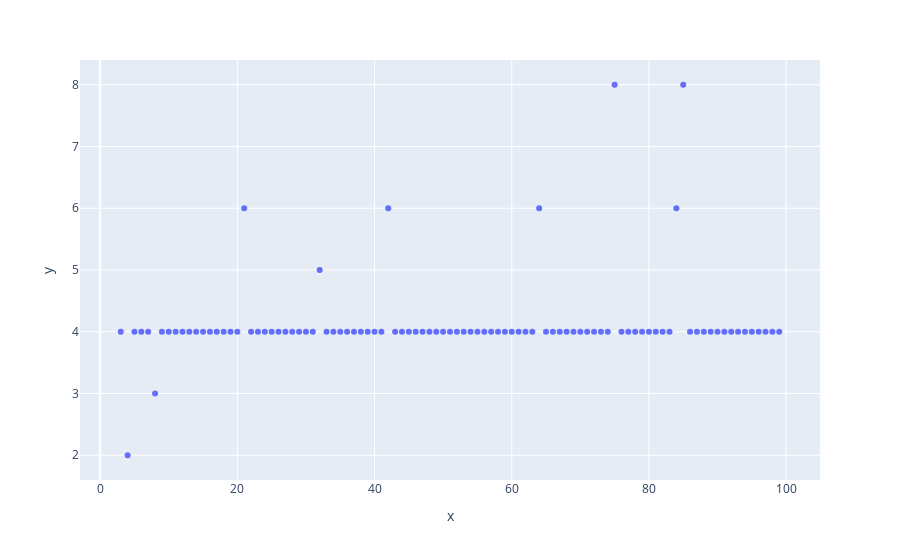

Here is the notebook cell this chart was saved with:
### Code cell
a = range(3,100)
b = [plot_path(x) for x in a]
px.scatter(x=a,y=b)

### Figure 1 — Plotly figure (JSON) as saved in the notebook; plotly's stock layout.template omitted (floating-point values rounded to 4 significant figures)
{"data": [{"hovertemplate": "x=%{x}<br>y=%{y}<extra></extra>", "legendgroup": "", "marker": {"color": "#636efa", "symbol": "circle"}, "mode": "markers", "name": "", "orientation": "v", "showlegend": false, "type": "scatter", "x": [3, 4, 5, 6, 7, 8, 9, 10, 11, 12, 13, 14, 15, 16, 17, 18, 19, 20, 21, 22, 23, 24, 25, 26, 27, 28, 29, 30, 31, 32, 33, 34, 35, 36, 37, 38, 39, 40, 41, 42, 43, 44, 45, 46, 47, 48, 49, 50, 51, 52, 53, 54, 55, 56, 57, 58, 59, 60, 61, 62, 63, 64, 65, 66, 67, 68, 69, 70, 71, 72, 73, 74, 75, 76, 77, 78, 79, 80, 81, 82, 83, 84, 85, 86, 87, 88, 89, 90, 91, 92, 93, 94, 95, 96, 97, 98, 99], "xaxis": "x", "y": [4, 2, 4, 4, 4, 3, 4, 4, 4, 4, 4, 4, 4, 4, 4, 4, 4, 4, 6, 4, 4, 4, 4, 4, 4, 4, 4, 4, 4, 5, 4, 4, 4, 4, 4, 4, 4, 4, 4, 6, 4, 4, 4, 4, 4, 4, 4, 4, 4, 4, 4, 4, 4, 4, 4, 4, 4, 4, 4, 4, 4, 6, 4, 4, 4, 4, 4, 4, 4, 4, 4, 4, 8, 4, 4, 4, 4, 4, 4, 4, 4, 6, 8, 4, 4, 4, 4, 4, 4, 4, 4, 4, 4, 4, 4, 4, 4], "yaxis": "y"}], "layout": {"legend": {"tracegroupgap": 0}, "margin": {"t": 60}, "xaxis": {"anchor": "y", "domain": [0, 1], "title": {"text": "x"}}, "yaxis": {"anchor": "x", "domain": [0, 1], "title": {"text": "y"}}}}
